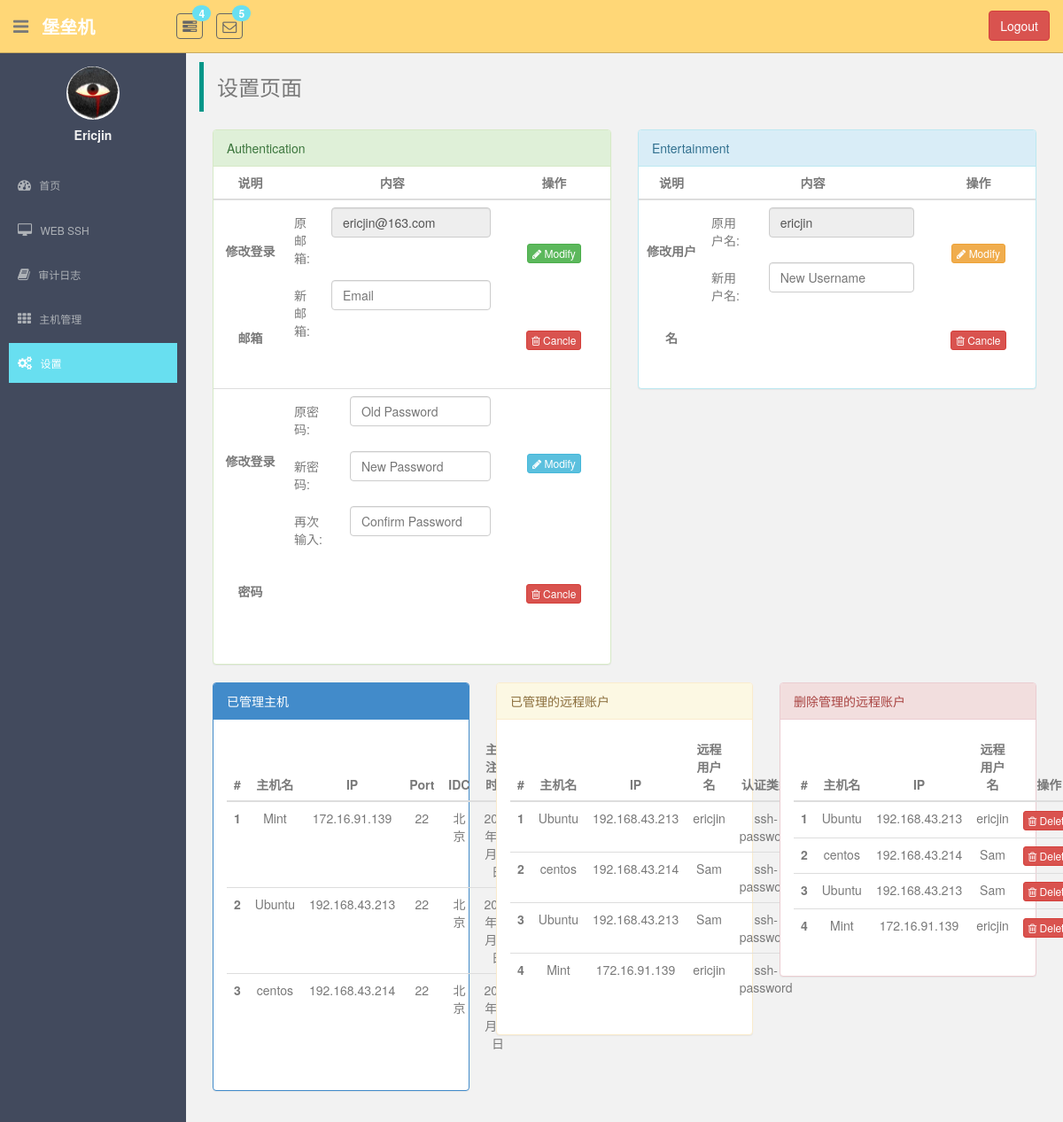
Page /monitor/setting_home/ (signed in) on the earlier database version.
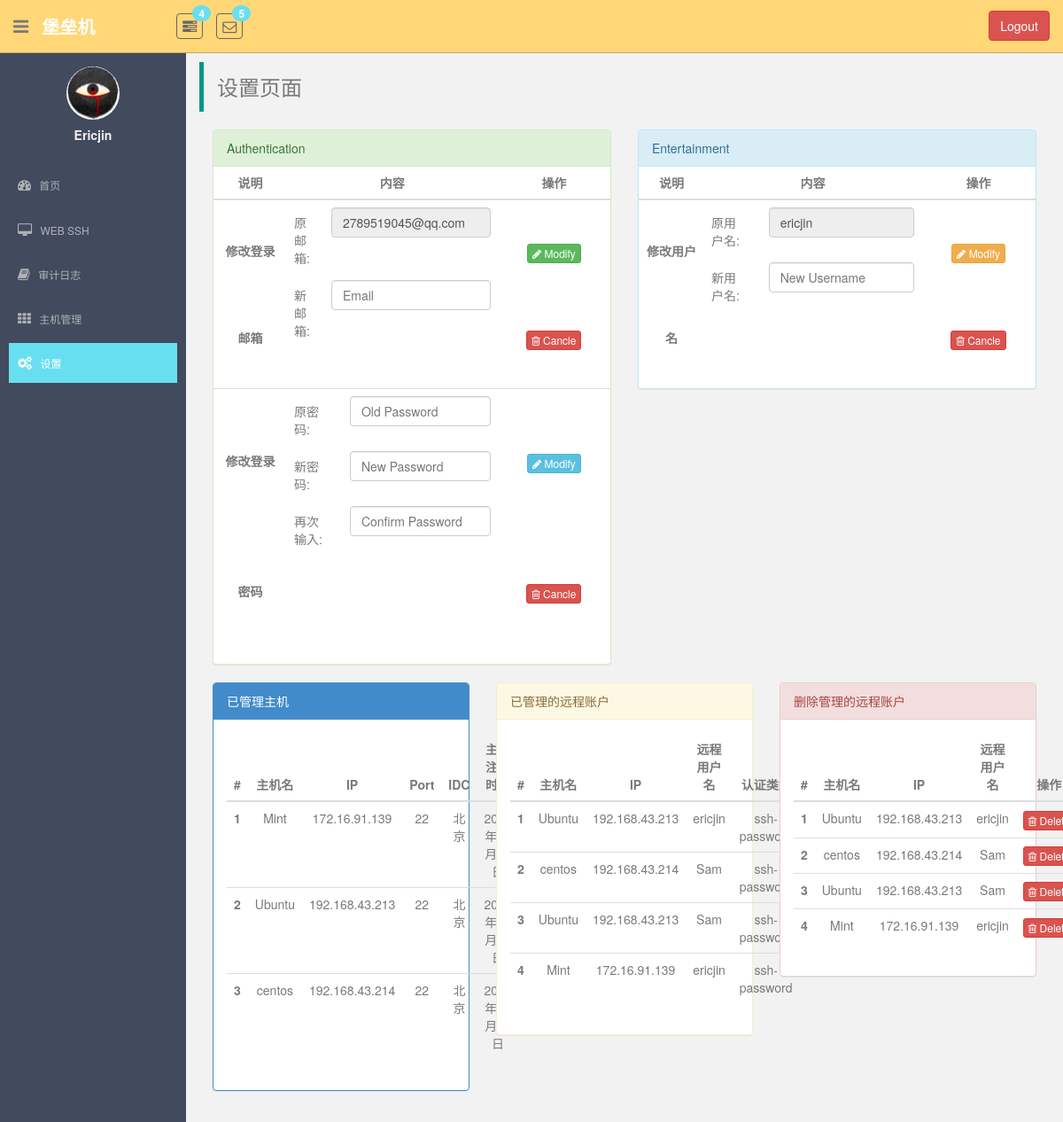
Same page on the later database version.
### monitor/models.py (models this page shows, shortened)
class UserProfile(AbstractBaseUser, PermissionsMixin):
    email = models.EmailField(
        verbose_name='email address',
        max_length=255,
        unique=True,
    )
    name = models.CharField(max_length=64, verbose_name="用户名", unique=True)
    host_to_remote_users = models.ManyToManyField(to="HostToRemoteUser", verbose_name="关联主机账户")
    host_group = models.ManyToManyField(to="HostGroup", verbose_name="主机组")
    last_login = models.DateTimeField(verbose_name="最近登录时间", null=True, blank=True)
    is_active = models.BooleanField(default=True)
    is_staff = models.BooleanField(default=True)
    is_superuser = models.BooleanField(default=True)
    objects = UserProfileManager()
    USERNAME_FIELD = 'email'  # 使用email作为用户名
    REQUIRED_FIELDS = ['name']  # 必须要有的字段

### monitor/views.py (the view, shortened to what this page needs)
class SettingHome(LoginRequiredMixin, View):
    def get(self, request):
        user = request.user
        remote_users = list(user.host_to_remote_users.all())
        hosts = set(map(lambda x: x.host, remote_users))
        return render(request, "settings/set_home.html", locals())

### monitor/models.py (called while the page is built)
    def __str__(self):
        return self.name

### templates/settings/set_home.html (shortened to what the changed rows need)
{% extends 'base.html' %}
{% load staticfiles %}
{% block right_container %}
    <div id="wrap">
        <div class="account-setting clear-float">
            <div class="col-lg-6 col-md-6 col-sm-6">
                <div class="panel panel-success">
                    <table class="table">
                        <thead>
                        <tr>
                            <th>说明</th>
                            <th>内容</th>
                            <th>操作</th>
                        </tr>
                        </thead>
                        <tbody>
                        <tr>
                            <th scope="row" style="line-height: 98px;">修改登录邮箱</th>
                            <td>
                                <form class="form-horizontal">
                                    <div class="form-group">
                                        <div class="col-sm-10">
                                            <input readonly type="email" class="form-control" id="inputEmail1"
                                                   placeholder="Email"
                                                   value="{{ user.email }}">
                                        </div>
                                    </div>
                                </form>
                            </td>
                        </tr>
                        <tr>
                            <th scope="row" style="line-height: 147px;">修改登录密码</th>
                        </tr>
                        </tbody>
                    </table>
                </div>
            </div>
            <div class="col-lg-6 col-md-6 col-sm-6">
                <div class="panel panel-info">
                    <table class="table">
                        <thead>
                        <tr>
                            <th>说明</th>
                            <th>内容</th>
                            <th>操作</th>
                        </tr>
                        </thead>
                        <tbody>
                        <tr>
                            <th scope="row" style="line-height: 98px;">修改用户名</th>
                            <td>
                                <form class="form-horizontal">
                                    <div class="form-group">
                                        <div class="col-sm-9">
                                            <input readonly type="text" class="form-control" id="inputUser1"
                                                   placeholder="Old Username"
                                                   value="{{ user.name }}">
                                        </div>
                                    </div>
                                </form>
                            </td>
                        </tr>
                        </tbody>
                    </table>
                </div>
            </div>
        </div>
        <div class="host-manager clear-float">
            <div class="col-lg-4 col-md-4 col-sm-4">
                <div class="panel panel-primary">
                    <div class="panel-body">
                        <table class="table table-hover">
                            <thead>
                            <tr>
                                <th>#</th>
                                <th>主机名</th>
                                <th>IP</th>
                                <th>Port</th>
                                <th>IDC</th>
                                <th>主机注册时间</th>
                            </tr>
                            </thead>
                            <tbody>
                            {% for host in hosts %}
                                <tr>
                                    <th scope="row">{{ forloop.counter }}</th>
                                </tr>
                            {% endfor %}
                            </tbody>
                        </table>
                    </div>
                </div>
            </div>
            <div class="col-lg-4 col-md-4 col-sm-4">
                <div class="panel panel-warning">
                    <div class="panel-body">
                        <table class="table table-hover remote-table">
                            <thead>
                            <tr>
                                <th>#</th>
                                <th>主机名</th>
                                <th>IP</th>
                                <th>远程用户名</th>
                                <th>认证类型</th>
                            </tr>
                            </thead>
                            <tbody>
                            {% for remote_user in remote_users %}
                                <tr>
                                    <th scope="row">{{ forloop.counter }}</th>
                                </tr>
                            {% endfor %}
                            </tbody>
                        </table>
                    </div>
                </div>
            </div>
            <div class="col-lg-4 col-md-4 col-sm-4">
                <div class="panel panel-danger">
                    <div class="panel-body">
                        <table class="table table-hover">
                            <thead>
                            <tr>
                                <th>#</th>
                                <th>主机名</th>
                                <th>IP</th>
                                <th>远程用户名</th>
                                <th>操作</th>
                            </tr>
                            </thead>
                            <tbody onclick="deleteRemoteUser();">
                            {% for remote_user in remote_users %}
                                <tr>
                                    <th scope="row">{{ forloop.counter }}</th>
                                </tr>
                            {% endfor %}
                            </tbody>
                        </table>
                    </div>
                </div>
            </div>
        </div>
    </div>
{% endblock %}

### templates/base.html (shortened to what this page needs)
{% load staticfiles %}
<!DOCTYPE html>
<html lang="en">
<head>
    <link href="{% static 'plugins/bootstrap/css/bootstrap.css' %}" rel="stylesheet">
    <link href="{% static 'css/font-awesome.css' %}" rel="stylesheet" />
    <link href="{% static 'css/style.css' %}" rel="stylesheet">
    <link rel="stylesheet" href="{% static 'plugins/layui/css/layui.css' %}">
</head>
<body>
<section id="container" >
    <header class="header black-bg">
        <div class="sidebar-toggle-box">
            <div class="fa fa-bars tooltips" data-placement="right" data-original-title="Toggle Navigation"></div>
        </div>
        <a href="?" class="logo"><b>堡垒机</b></a>
        <div class="nav notify-row" id="top_menu">
            <ul class="nav top-menu">
                <li class="dropdown">
                    <a data-toggle="dropdown" class="dropdown-toggle" href="?">
                        <i class="fa fa-tasks"></i>
                        <span class="badge bg-theme">4</span>
                    </a>
                </li>
                <li id="header_inbox_bar" class="dropdown">
                    <a data-toggle="dropdown" class="dropdown-toggle" href="index.html#">
                        <i class="fa fa-envelope-o"></i>
                        <span class="badge bg-theme">5</span>
                    </a>
                </li>
            </ul>
        </div>
        <div class="top-menu">
            <ul class="nav pull-right top-menu">
                <li>
                    <button type="button" class="btn btn-danger" style="margin-top: 12px;" onclick="logout()">Logout</button>
                </li>
            </ul>
        </div>
    </header>
    <aside>
        <div id="sidebar"  class="nav-collapse ">
            <ul class="sidebar-menu" id="nav-accordion">
                <p class="centered"><a href="#"><img src="{% static 'images/ui-sam.jpg' %}" class="img-circle" width="60"></a></p>
                <h5 class="centered" style="margin-top: 10px;">{{ request.user.name|capfirst }}</h5>
                <li class="mt">
                    <a class="dashboard" href="{% url "dashboard" %}">
                        <i class="fa fa-dashboard"></i>
                        <span>首页</span>
                    </a>
                </li>
                <li class="sub-menu">
                    <a class="web-ssh" href="{% url "web_ssh" %}" >
                        <i class="fa fa-desktop"></i>
                        <span>WEB SSH</span>
                    </a>
                </li>
                <li class="sub-menu">
                    <a class="log-page" href="{% url 'log_page' %}" >
                        <i class="fa fa-book"></i>
                        <span>审计日志</span>
                    </a>
                </li>
                <li class="sub-menu">
                    <a class="host-manage" href="javascript:void(0);">
                        <i class="fa fa-th"></i>
                        <span>主机管理</span>
                    </a>
                </li>
                <li class="sub-menu">
                    <a class="setting-page" href="{% url 'setting_home' %}" >
                        <i class="fa fa-cogs"></i>
                        <span>设置</span>
                    </a>
                </li>
            </ul>
        </div>
    </aside>
    <section id="main-content">
        <section class="wrapper">
            {% block right_container %}
            {% endblock %}
        </section>
    </section>
</section>
</body>
</html>

Differences in the rows shown:
changed UserProfile "Ericjin": email "ericjin@163.com" → "2789519045@qq.com"
